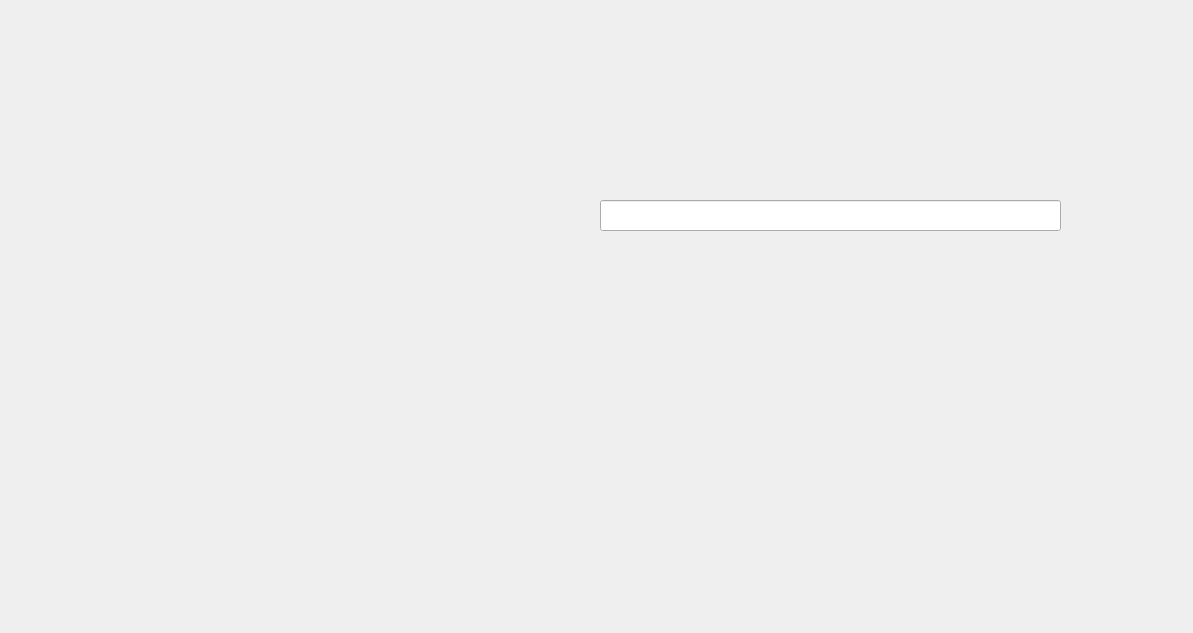
      <widget class="QWidget" name="search_page">
       <widget class="QLabel" name="web_search_background">
        <property name="geometry">
         <rect>
          <x>0</x>
          <y>0</y>
          <width>1184</width>
          <height>624</height>
         </rect>
        </property>
        <property name="text">
         <string/>
        </property>
        <property name="pixmap">
         <pixmap>../Media/web/web_search_background.png</pixmap>
        </property>
        <property name="scaledContents">
         <bool>true</bool>
        </property>
       </widget>
       <widget class="HomeButtonQLabel" name="web_search_home_button">
        <property name="geometry">
         <rect>
          <x>10</x>
          <y>0</y>
          <width>51</width>
          <height>51</height>
         </rect>
        </property>
        <property name="text">
         <string/>
        </property>
        <property name="pixmap">
         <pixmap>../Media/home.png</pixmap>
        </property>
        <property name="scaledContents">
         <bool>true</bool>
        </property>
       </widget>
       <widget class="QLineEdit" name="web_search_input">
        <property name="geometry">
         <rect>
          <x>600</x>
          <y>200</y>
          <width>461</width>
          <height>31</height>
         </rect>
        </property>
       </widget>
       <widget class="ButtonQLabel" name="web_search_button">
        <property name="geometry">
         <rect>
          <x>960</x>
          <y>240</y>
          <width>100</width>
          <height>50</height>
         </rect>
        </property>
        <property name="text">
         <string/>
        </property>
        <property name="pixmap">
         <pixmap>../Media/buttons/search_button.png</pixmap>
        </property>
        <property name="scaledContents">
         <bool>true</bool>
        </property>
       </widget>
      </widget>
